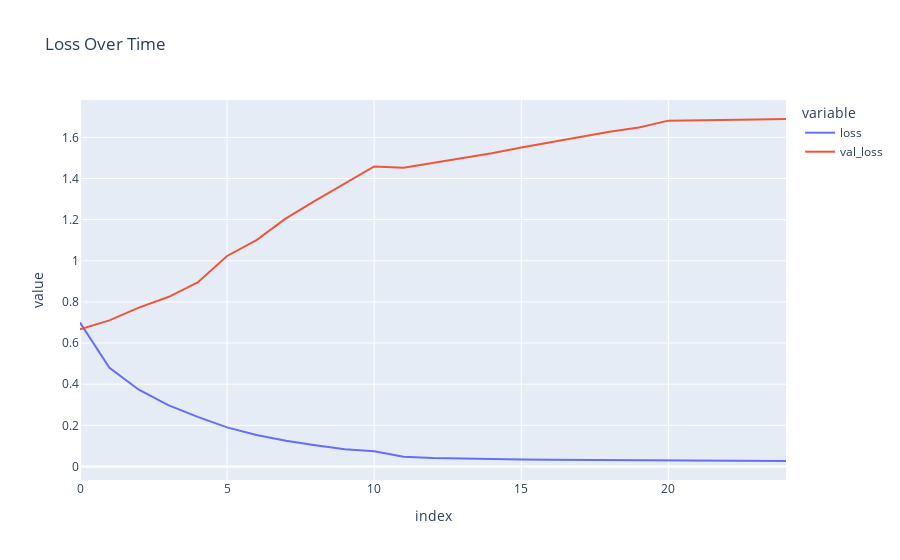

Notebook code cell kept with this figure:
### Code cell
fig = px.line(
    history.history,
    y = ['loss', 'val_loss'],
    labels = {'x': 'Epoch', 'y': 'Loss'},
    title = 'Loss Over Time'
)
fig.show()

### Figure 1 — Plotly figure (JSON) as saved in the notebook; plotly's stock layout.template omitted (floating-point values rounded to 4 significant figures)
{"data": [{"hovertemplate": "variable=loss<br>index=%{x}<br>value=%{y}<extra></extra>", "legendgroup": "loss", "line": {"color": "#636efa", "dash": "solid"}, "marker": {"symbol": "circle"}, "mode": "lines", "name": "loss", "orientation": "v", "showlegend": true, "type": "scatter", "x": [0, 1, 2, 3, 4, 5, 6, 7, 8, 9, 10, 11, 12, 13, 14, 15, 16, 17, 18, 19, 20, 21, 22, 23, 24], "xaxis": "x", "y": [0.6995, 0.4794, 0.3729, 0.2985, 0.2411, 0.1899, 0.1526, 0.1247, 0.1034, 0.08422, 0.07363, 0.04674, 0.04067, 0.03759, 0.03549, 0.03406, 0.03271, 0.03166, 0.0307, 0.03004, 0.0293, 0.02685, 0.0267, 0.02658, 0.02649], "yaxis": "y"}, {"hovertemplate": "variable=val_loss<br>index=%{x}<br>value=%{y}<extra></extra>", "legendgroup": "val_loss", "line": {"color": "#EF553B", "dash": "solid"}, "marker": {"symbol": "circle"}, "mode": "lines", "name": "val_loss", "orientation": "v", "showlegend": true, "type": "scatter", "x": [0, 1, 2, 3, 4, 5, 6, 7, 8, 9, 10, 11, 12, 13, 14, 15, 16, 17, 18, 19, 20, 21, 22, 23, 24], "xaxis": "x", "y": [0.6664, 0.7101, 0.7724, 0.8237, 0.8946, 1.023, 1.101, 1.206, 1.292, 1.374, 1.458, 1.452, 1.475, 1.5, 1.523, 1.551, 1.575, 1.602, 1.627, 1.648, 1.681, 1.682, 1.684, 1.686, 1.689], "yaxis": "y"}], "layout": {"legend": {"title": {"text": "variable"}, "tracegroupgap": 0}, "title": {"text": "Loss Over Time"}, "xaxis": {"anchor": "y", "domain": [0, 1], "title": {"text": "index"}}, "yaxis": {"anchor": "x", "domain": [0, 1], "title": {"text": "value"}}}}
